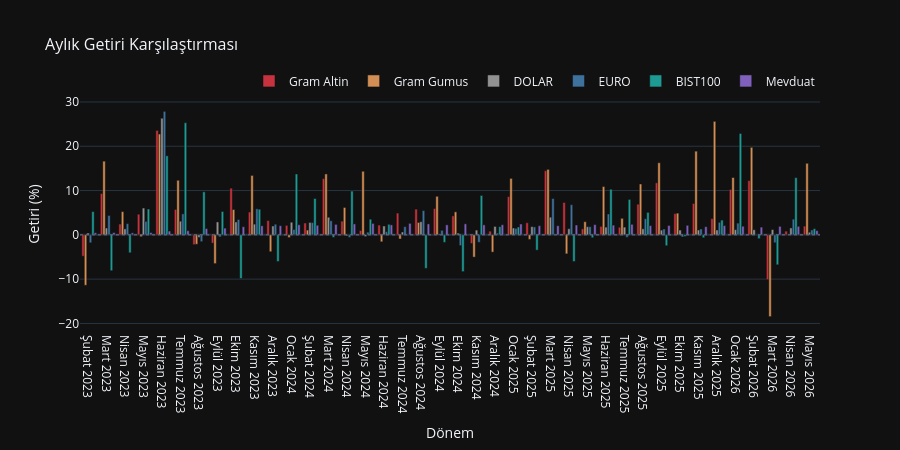
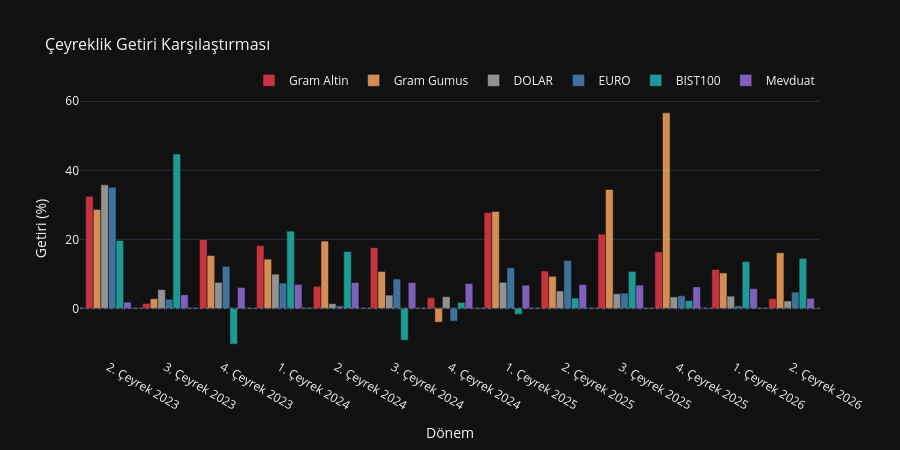

The notebook cell these images were saved under, in order:
### Markdown cell above
### Dönemsel Getiri Karşılaştırması (Aylık / Çeyreklik)

**Ne gösterir:** Her dönemin (ay veya çeyrek) son günündeki kapanış değeri üzerinden hesaplanan
yüzde getiriyi gruplanmış çubuk grafik olarak sunar. Hover'da ilgili dönemin tam getirisi okunur.

**Nasıl okunur:**
- **Sıfır çizgisinin üstü:** o dönemde kazanç.
- **Sıfır çizgisinin altı:** o dönemde değer kaybı.
- Aynı dönemde farklı renkteki çubukları kıyaslayarak hangi varlığın öne çıktığını görün.
- Örneğin yüksek enflasyon dönemlerinde Altın çubuklarının diğerlerine göre konumuna bakın.

### Code cell
# Aylık dönemsel getiri karşılaştırması
fig_monthly = build_period_bar_chart(analysis_df, freq="ME")
fig_monthly.show()

# Çeyreklik dönemsel getiri karşılaştırması
fig_quarterly = build_period_bar_chart(analysis_df, freq="QE")
fig_quarterly.show()

### Figure 1 — Plotly figure (JSON) as saved in the notebook; plotly's stock layout.template omitted (floating-point values rounded to 4 significant figures)
{"data": [{"hovertemplate": "<b>Gram Altin</b><br>Dönem: %{x}<br>Getiri: %{y:+.2f}%<extra></extra>", "marker": {"color": "#E63946"}, "name": "Gram Altin", "opacity": 0.85, "type": "bar", "x": ["Şubat 2023", "Mart 2023", "Nisan 2023", "Mayıs 2023", "Haziran 2023", "Temmuz 2023", "Ağustos 2023", "Eylül 2023", "Ekim 2023", "Kasım 2023", "Aralık 2023", "Ocak 2024", "Şubat 2024", "Mart 2024", "Nisan 2024", "Mayıs 2024", "Haziran 2024", "Temmuz 2024", "Ağustos 2024", "Eylül 2024", "Ekim 2024", "Kasım 2024", "Aralık 2024", "Ocak 2025", "Şubat 2025", "Mart 2025", "Nisan 2025", "Mayıs 2025", "Haziran 2025", "Temmuz 2025", "Ağustos 2025", "Eylül 2025", "Ekim 2025", "Kasım 2025", "Aralık 2025", "Ocak 2026", "Şubat 2026", "Mart 2026", "Nisan 2026", "Mayıs 2026"], "y": [-4.83, 9.32, 2.44, 4.66, 23.58, 5.73, -2.22, -1.87, 10.54, 5.15, 3.22, 2.14, 2.67, 12.7, 3.09, 0.98, 2.21, 4.91, 5.81, 5.93, 4.28, -1.94, 0.83, 8.63, 2.73, 14.47, 7.3, 1.35, 1.91, 1.71, 6.92, 11.74, 4.8, 7.08, 3.67, 10.25, 12.24, -10.1, 0.84, 1.97]}, {"hovertemplate": "<b>Gram Gumus</b><br>Dönem: %{x}<br>Getiri: %{y:+.2f}%<extra></extra>", "marker": {"color": "#F4A460"}, "name": "Gram Gumus", "opacity": 0.85, "type": "bar", "x": ["Şubat 2023", "Mart 2023", "Nisan 2023", "Mayıs 2023", "Haziran 2023", "Temmuz 2023", "Ağustos 2023", "Eylül 2023", "Ekim 2023", "Kasım 2023", "Aralık 2023", "Ocak 2024", "Şubat 2024", "Mart 2024", "Nisan 2024", "Mayıs 2024", "Haziran 2024", "Temmuz 2024", "Ağustos 2024", "Eylül 2024", "Ekim 2024", "Kasım 2024", "Aralık 2024", "Ocak 2025", "Şubat 2025", "Mart 2025", "Nisan 2025", "Mayıs 2025", "Haziran 2025", "Temmuz 2025", "Ağustos 2025", "Eylül 2025", "Ekim 2025", "Kasım 2025", "Aralık 2025", "Ocak 2026", "Şubat 2026", "Mart 2026", "Nisan 2026", "Mayıs 2026"], "y": [-11.38, 16.63, 5.24, -0.42, 22.76, 12.32, -2.12, -6.49, 5.71, 13.41, -3.81, -0.62, 1.08, 13.75, 6.17, 14.35, -1.57, -0.94, 2.79, 8.7, 5.19, -5.03, -3.9, 12.74, -1.03, 14.78, -4.29, 2.97, 10.9, 3.73, 11.48, 16.28, 4.89, 18.89, 25.62, 12.94, 19.75, -18.46, -0.02, 16.15]}, {"hovertemplate": "<b>DOLAR</b><br>Dönem: %{x}<br>Getiri: %{y:+.2f}%<extra></extra>", "marker": {"color": "#A9A9A9"}, "name": "DOLAR", "opacity": 0.85, "type": "bar", "x": ["Şubat 2023", "Mart 2023", "Nisan 2023", "Mayıs 2023", "Haziran 2023", "Temmuz 2023", "Ağustos 2023", "Eylül 2023", "Ekim 2023", "Kasım 2023", "Aralık 2023", "Ocak 2024", "Şubat 2024", "Mart 2024", "Nisan 2024", "Mayıs 2024", "Haziran 2024", "Temmuz 2024", "Ağustos 2024", "Eylül 2024", "Ekim 2024", "Kasım 2024", "Aralık 2024", "Ocak 2025", "Şubat 2025", "Mart 2025", "Nisan 2025", "Mayıs 2025", "Haziran 2025", "Temmuz 2025", "Ağustos 2025", "Eylül 2025", "Ekim 2025", "Kasım 2025", "Aralık 2025", "Ocak 2026", "Şubat 2026", "Mart 2026", "Nisan 2026", "Mayıs 2026"], "y": [0.41, 1.54, 1.35, 6.05, 26.33, 3.08, -0.59, 2.91, 2.91, 2.42, 2.0, 2.84, 2.8, 3.97, -0.24, -0.39, 2.0, 0.64, 2.96, 0.21, 0.39, 1.07, 1.9, 1.55, 1.85, 3.99, 1.38, 1.84, 1.74, 1.75, 1.36, 1.06, 1.08, 1.09, 1.1, 1.17, 1.15, 1.18, 1.56, 0.59]}, {"hovertemplate": "<b>EURO</b><br>Dönem: %{x}<br>Getiri: %{y:+.2f}%<extra></extra>", "marker": {"color": "#4682B4"}, "name": "EURO", "opacity": 0.85, "type": "bar", "x": ["Şubat 2023", "Mart 2023", "Nisan 2023", "Mayıs 2023", "Haziran 2023", "Temmuz 2023", "Ağustos 2023", "Eylül 2023", "Ekim 2023", "Kasım 2023", "Aralık 2023", "Ocak 2024", "Şubat 2024", "Mart 2024", "Nisan 2024", "Mayıs 2024", "Haziran 2024", "Temmuz 2024", "Ağustos 2024", "Eylül 2024", "Ekim 2024", "Kasım 2024", "Aralık 2024", "Ocak 2025", "Şubat 2025", "Mart 2025", "Nisan 2025", "Mayıs 2025", "Haziran 2025", "Temmuz 2025", "Ağustos 2025", "Eylül 2025", "Ekim 2025", "Kasım 2025", "Aralık 2025", "Ocak 2026", "Şubat 2026", "Mart 2026", "Nisan 2026", "Mayıs 2026"], "y": [-1.79, 4.37, 2.53, 3.04, 27.87, 4.74, -1.54, -0.48, 3.46, 5.88, 2.4, 1.22, 2.76, 3.18, -0.61, 0.61, 0.72, 1.85, 5.48, 1.02, -2.42, -1.69, 0.39, 1.47, 1.79, 8.2, 6.8, 1.83, 4.71, -0.57, 3.63, 1.32, -0.49, 1.33, 2.82, 2.65, -0.07, -1.79, 3.54, 1.11]}, {"hovertemplate": "<b>BIST100</b><br>Dönem: %{x}<br>Getiri: %{y:+.2f}%<extra></extra>", "marker": {"color": "#20B2AA"}, "name": "BIST100", "opacity": 0.85, "type": "bar", "x": ["Şubat 2023", "Mart 2023", "Nisan 2023", "Mayıs 2023", "Haziran 2023", "Temmuz 2023", "Ağustos 2023", "Eylül 2023", "Ekim 2023", "Kasım 2023", "Aralık 2023", "Ocak 2024", "Şubat 2024", "Mart 2024", "Nisan 2024", "Mayıs 2024", "Haziran 2024", "Temmuz 2024", "Ağustos 2024", "Eylül 2024", "Ekim 2024", "Kasım 2024", "Aralık 2024", "Ocak 2025", "Şubat 2025", "Mart 2025", "Nisan 2025", "Mayıs 2025", "Haziran 2025", "Temmuz 2025", "Ağustos 2025", "Eylül 2025", "Ekim 2025", "Kasım 2025", "Aralık 2025", "Ocak 2026", "Şubat 2026", "Mart 2026", "Nisan 2026", "Mayıs 2026"], "y": [5.24, -8.1, -4.05, 5.83, 17.85, 25.31, 9.71, 5.27, -9.85, 5.78, -6.02, 13.74, 8.2, -0.56, 9.88, 3.53, 2.38, -0.09, -7.57, -1.7, -8.3, 8.89, 1.85, 1.77, -3.46, 0.01, -6.02, -0.65, 10.3, 7.99, 5.07, -2.45, -0.37, -0.66, 3.33, 22.88, -0.87, -6.76, 12.91, 1.4]}, {"hovertemplate": "<b>Mevduat</b><br>Dönem: %{x}<br>Getiri: %{y:+.2f}%<extra></extra>", "marker": {"color": "#9370DB"}, "name": "Mevduat", "opacity": 0.85, "type": "bar", "x": ["Şubat 2023", "Mart 2023", "Nisan 2023", "Mayıs 2023", "Haziran 2023", "Temmuz 2023", "Ağustos 2023", "Eylül 2023", "Ekim 2023", "Kasım 2023", "Aralık 2023", "Ocak 2024", "Şubat 2024", "Mart 2024", "Nisan 2024", "Mayıs 2024", "Haziran 2024", "Temmuz 2024", "Ağustos 2024", "Eylül 2024", "Ekim 2024", "Kasım 2024", "Aralık 2024", "Ocak 2025", "Şubat 2025", "Mart 2025", "Nisan 2025", "Mayıs 2025", "Haziran 2025", "Temmuz 2025", "Ağustos 2025", "Eylül 2025", "Ekim 2025", "Kasım 2025", "Aralık 2025", "Ocak 2026", "Şubat 2026", "Mart 2026", "Nisan 2026", "Mayıs 2026"], "y": [0.47, 0.52, 0.45, 0.52, 0.85, 0.93, 1.42, 1.52, 1.83, 2.05, 2.06, 2.28, 2.16, 2.36, 2.47, 2.59, 2.25, 2.59, 2.47, 2.26, 2.48, 2.26, 2.28, 2.45, 2.06, 2.06, 2.22, 2.31, 2.2, 2.38, 2.08, 2.12, 2.15, 1.84, 2.08, 1.95, 1.74, 1.92, 1.92, 0.95]}], "layout": {"barmode": "group", "height": 450, "hovermode": "x unified", "legend": {"orientation": "h", "x": 1, "xanchor": "right", "y": 1.02, "yanchor": "bottom"}, "shapes": [{"line": {"color": "#6c7086", "dash": "dot", "width": 1}, "type": "line", "x0": 0, "x1": 1, "xref": "x domain", "y0": 0, "y1": 0, "yref": "y"}], "title": {"font": {"size": 16}, "text": "Aylık Getiri Karşılaştırması"}, "xaxis": {"title": {"text": "Dönem"}}, "yaxis": {"title": {"text": "Getiri (%)"}}}}

### Figure 2 — Plotly figure (JSON) as saved in the notebook; plotly's stock layout.template omitted (floating-point values rounded to 4 significant figures)
{"data": [{"hovertemplate": "<b>Gram Altin</b><br>Dönem: %{x}<br>Getiri: %{y:+.2f}%<extra></extra>", "marker": {"color": "#E63946"}, "name": "Gram Altin", "opacity": 0.85, "type": "bar", "x": ["2. Çeyrek 2023", "3. Çeyrek 2023", "4. Çeyrek 2023", "1. Çeyrek 2024", "2. Çeyrek 2024", "3. Çeyrek 2024", "4. Çeyrek 2024", "1. Çeyrek 2025", "2. Çeyrek 2025", "3. Çeyrek 2025", "4. Çeyrek 2025", "1. Çeyrek 2026", "2. Çeyrek 2026"], "y": [32.49, 1.45, 19.97, 18.18, 6.39, 17.59, 3.12, 27.76, 10.82, 21.51, 16.35, 11.25, 2.82]}, {"hovertemplate": "<b>Gram Gumus</b><br>Dönem: %{x}<br>Getiri: %{y:+.2f}%<extra></extra>", "marker": {"color": "#F4A460"}, "name": "Gram Gumus", "opacity": 0.85, "type": "bar", "x": ["2. Çeyrek 2023", "3. Çeyrek 2023", "4. Çeyrek 2023", "1. Çeyrek 2024", "2. Çeyrek 2024", "3. Çeyrek 2024", "4. Çeyrek 2024", "1. Çeyrek 2025", "2. Çeyrek 2025", "3. Çeyrek 2025", "4. Çeyrek 2025", "1. Çeyrek 2026", "2. Çeyrek 2026"], "y": [28.65, 2.8, 15.32, 14.27, 19.5, 10.68, -3.99, 28.07, 9.3, 34.46, 56.65, 10.27, 16.13]}, {"hovertemplate": "<b>DOLAR</b><br>Dönem: %{x}<br>Getiri: %{y:+.2f}%<extra></extra>", "marker": {"color": "#A9A9A9"}, "name": "DOLAR", "opacity": 0.85, "type": "bar", "x": ["2. Çeyrek 2023", "3. Çeyrek 2023", "4. Çeyrek 2023", "1. Çeyrek 2024", "2. Çeyrek 2024", "3. Çeyrek 2024", "4. Çeyrek 2024", "1. Çeyrek 2025", "2. Çeyrek 2025", "3. Çeyrek 2025", "4. Çeyrek 2025", "1. Çeyrek 2026", "2. Çeyrek 2026"], "y": [35.79, 5.45, 7.51, 9.92, 1.35, 3.84, 3.39, 7.56, 5.04, 4.23, 3.31, 3.54, 2.15]}, {"hovertemplate": "<b>EURO</b><br>Dönem: %{x}<br>Getiri: %{y:+.2f}%<extra></extra>", "marker": {"color": "#4682B4"}, "name": "EURO", "opacity": 0.85, "type": "bar", "x": ["2. Çeyrek 2023", "3. Çeyrek 2023", "4. Çeyrek 2023", "1. Çeyrek 2024", "2. Çeyrek 2024", "3. Çeyrek 2024", "4. Çeyrek 2024", "1. Çeyrek 2025", "2. Çeyrek 2025", "3. Çeyrek 2025", "4. Çeyrek 2025", "1. Çeyrek 2026", "2. Çeyrek 2026"], "y": [35.1, 2.63, 12.17, 7.32, 0.71, 8.52, -3.69, 11.76, 13.88, 4.4, 3.67, 0.74, 4.69]}, {"hovertemplate": "<b>BIST100</b><br>Dönem: %{x}<br>Getiri: %{y:+.2f}%<extra></extra>", "marker": {"color": "#20B2AA"}, "name": "BIST100", "opacity": 0.85, "type": "bar", "x": ["2. Çeyrek 2023", "3. Çeyrek 2023", "4. Çeyrek 2023", "1. Çeyrek 2024", "2. Çeyrek 2024", "3. Çeyrek 2024", "4. Çeyrek 2024", "1. Çeyrek 2025", "2. Çeyrek 2025", "3. Çeyrek 2025", "4. Çeyrek 2025", "1. Çeyrek 2026", "2. Çeyrek 2026"], "y": [19.66, 44.73, -10.37, 22.38, 16.47, -9.22, 1.7, -1.74, 2.99, 10.69, 2.26, 13.58, 14.49]}, {"hovertemplate": "<b>Mevduat</b><br>Dönem: %{x}<br>Getiri: %{y:+.2f}%<extra></extra>", "marker": {"color": "#9370DB"}, "name": "Mevduat", "opacity": 0.85, "type": "bar", "x": ["2. Çeyrek 2023", "3. Çeyrek 2023", "4. Çeyrek 2023", "1. Çeyrek 2024", "2. Çeyrek 2024", "3. Çeyrek 2024", "4. Çeyrek 2024", "1. Çeyrek 2025", "2. Çeyrek 2025", "3. Çeyrek 2025", "4. Çeyrek 2025", "1. Çeyrek 2026", "2. Çeyrek 2026"], "y": [1.82, 3.92, 6.05, 6.95, 7.49, 7.5, 7.19, 6.71, 6.88, 6.72, 6.2, 5.71, 2.89]}], "layout": {"barmode": "group", "height": 450, "hovermode": "x unified", "legend": {"orientation": "h", "x": 1, "xanchor": "right", "y": 1.02, "yanchor": "bottom"}, "shapes": [{"line": {"color": "#6c7086", "dash": "dot", "width": 1}, "type": "line", "x0": 0, "x1": 1, "xref": "x domain", "y0": 0, "y1": 0, "yref": "y"}], "title": {"font": {"size": 16}, "text": "Çeyreklik Getiri Karşılaştırması"}, "xaxis": {"title": {"text": "Dönem"}}, "yaxis": {"title": {"text": "Getiri (%)"}}}}
